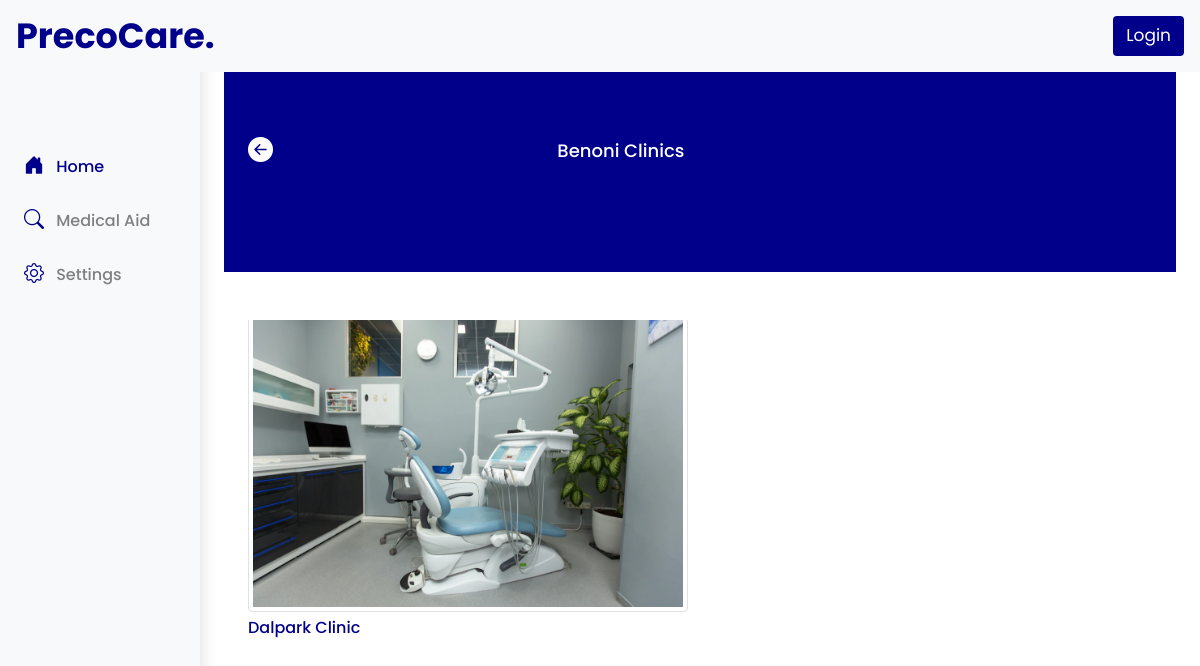
Page /locations/1 on the committed database.
### precocare/models.py (models this page shows, shortened)
class SuburbModel(models.Model):
    name = models.CharField(max_length=500,null=True)
    date_created = models.DateTimeField(auto_now_add=True, null=True)

class ClinicLocationsModel(models.Model):
    clinic_id = models.ForeignKey(ClinicModel, on_delete=models.CASCADE , blank=True, related_name="clinic_location", default=None)
    clinic_name = models.CharField(max_length=1000,null=True)
    province = models.CharField(max_length=1000,null=True)
    suburb = models.CharField(max_length=1000,null=True)
    street = models.CharField(max_length=1000,null=True)
    zipcode = models.CharField(max_length=1000,null=True)
    contact1 = models.CharField(max_length=50,null=True)
    contact2 = models.CharField(max_length=50,null=True)
    date_created = models.DateTimeField(auto_now_add=True, null=True)

class ClinicModel(models.Model):
    user = models.ForeignKey(User,null=True, on_delete=models.CASCADE,blank=True,default=None , related_name='owner')
    clinic_name = models.CharField(max_length=500,null=True)
    contact1 = models.CharField(max_length=50,null=True)
    contact2 = models.CharField(max_length=50,null=True)
    emial = models.CharField(max_length=50,null=True)
    about_clinic = models.TextField(blank = True)
    street = models.CharField(max_length=500,null=True)
    province = models.CharField(max_length=500,null=True)
    suburb = models.CharField(max_length=500,null=True)
    zipcode = models.CharField(max_length=500,null=True)
    mon_fri_hours = models.CharField(max_length=500,null=True)
    saturday = models.CharField(max_length=500,null=True)
    sunday = models.CharField(max_length=500,null=True)
    holidays = models.CharField(max_length=500,null=True)
    clinic_type = models.CharField(max_length=100,null=True)
    clinic_doctors = models.ManyToManyField(DoctorModel,related_name="physicians",blank=True,default=None)
    clinic_admins = models.ManyToManyField(AdministratorModel,related_name="admins",default=None)
    profile_set = models.CharField(max_length=50,null=True, default='No' ,blank=True)
    clinic_status = models.CharField(max_length=200,null=True ,blank=True,default="Disabled")
    insurance_cover = models.ManyToManyField(InsuranceModel,related_name="medical_scheme",blank=True,default=None)
    date_created = models.DateTimeField(auto_now_add=True, null=True)
    hero_image = models.ImageField(null=True, blank=True,upload_to='files/clinics')
    sub_image1 = models.ImageField(null=True, blank=True,upload_to='files/clinics')
    sub_image2 = models.ImageField(null=True, blank=True,upload_to='files/clinics')
    sub_image3 = models.ImageField(null=True, blank=True,upload_to='files/clinics')
    walk_in = models.CharField(max_length=50,null=True, default='No' ,blank=True)
    online_appointments = models.CharField(max_length=50,null=True, default='No' ,blank=True)
    telephone_appointments = models.CharField(max_length=50,null=True, default='No' ,blank=True)
    website = models.CharField(max_length=1000,null=True,blank=True)

### precocare/views.py (the view)
# urls.py: path('locations/<int:location_id>', views.LocationsPage,name="locations"),
def LocationsPage(request,location_id):
    location = SuburbModel.objects.get(id = location_id)
    location_name = location.name
    clinics_in_location = ClinicLocationsModel.objects.filter( suburb = location_name)
    context = {
        "location" : location,
        "clinics_location" : clinics_in_location
    }
    return render(request, "precocare/locations.html", context)

### precocare/templates/precocare/locations.html (shortened to what this page needs)
{% extends 'precocare/base.html' %}
{% block content %}
<section>
    <div class="insurance-hero">
        <div class="container">
            <div class="row pt-3">
                <div class="col">
                    <button class="p-0 m-0" onclick="history.back()" style="border: none; background-color: transparent;">
                        <i class="bi bi-arrow-left-circle-fill" style="color: white; font-size: 25px;"></i>
                    </button>
                </div>
                <div class="col-8 d-flex align-items-center" style="color: white;">
                    <p class="Page-headings mb-0">{{location.name}} Clinics</p>
                </div>
            </div>
        </div>
    </div>
</section>
    <section class="clinics container overflow-hidden mt-5">
        <div class="row gy-4">
            {% if clinics_location%}
                {% for data in clinics_location %}
                    <div class="col-sm-12 col-lg-6 mt-3">
                        <a href="{% url 'clinic' data.clinic_id.id %}" style="text-decoration: none;">
                            <div class="rounded">
                                {% if data.clinic_id.hero_image %}
                                <img src="{{data.clinic_id.hero_image.url}}" class="img-thumbnail image-height" alt="...">
                                {% else %}
                                <div class="clinic-image bg-light rounded border"></div>
                                {% endif %}
                                <p class="mt-1 m-0" style="font-weight: 500; color: darkblue;">{{data.clinic_id.clinic_name}}</p>
                            </div>
                        </a>
                    </div>
                {% endfor %}
            {% else %}
            <div class="alert alert-primary py-4" role="alert">
                Sorry We currenty have no Clinics in this area.
              </div>
            {% endif %}
        </div>
    </section>
{% endblock %}

### static/css/main.css (style rules this page uses)
:root { --main-bg-color: pink; }

### precocare/templates/precocare/base.html (style rules this page uses)
.body-fonts { font-family: 'Poppins', sans-serif !important; }

### precocare/templates/precocare/locations.html (style rules this page uses)
:root { --main-color: darkblue; }
.insurance-hero { background-color: var(--main-color); height: 25vh; width: 100%; padding-top: 44px; }
.Page-headings { color: white; font-size: 18px; font-weight: 500; }
@media (min-width: 992px) { .image-height { height: 300px !important; width: 100% !important; object-fit: cover; } }

### rows in the picture
SuburbModel: name "Benoni"
ClinicLocationsModel: clinic_id.hero_image (picture), clinic_id.clinic_name "Dalpark Clinic"
